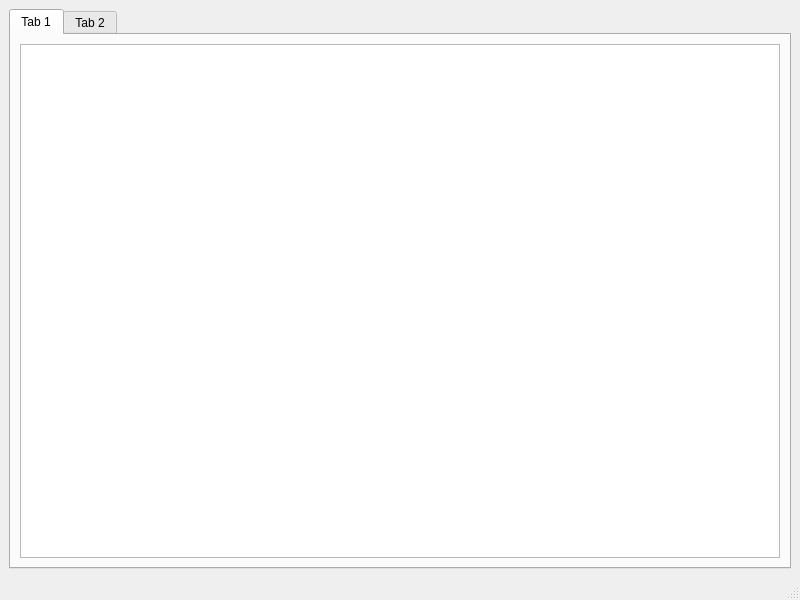
<?xml version="1.0" encoding="UTF-8"?>
<ui version="4.0">
 <class>MainWindow</class>
 <widget class="QMainWindow" name="MainWindow">
  <property name="geometry">
   <rect>
    <x>0</x>
    <y>0</y>
    <width>800</width>
    <height>600</height>
   </rect>
  </property>
  <property name="windowTitle">
   <string>MainWindow</string>
  </property>
  <widget class="QWidget" name="centralwidget">
   <layout class="QVBoxLayout" name="verticalLayout">
    <item>
     <widget class="QTabWidget" name="tabWidget">
      <widget class="QWidget" name="tab">
       <attribute name="title">
        <string>Tab 1</string>
       </attribute>
       <layout class="QVBoxLayout" name="verticalLayout_2">
        <item>
         <widget class="QTableWidget" name="tableWidget"/>
        </item>
       </layout>
      </widget>
      <widget class="QWidget" name="tab_2">
       <attribute name="title">
        <string>Tab 2</string>
       </attribute>
       <layout class="QVBoxLayout" name="verticalLayout_3">
        <item>
         <widget class="QTableWidget" name="tableWidget_2"/>
        </item>
       </layout>
      </widget>
     </widget>
    </item>
   </layout>
  </widget>
  <widget class="QMenuBar" name="menubar">
   <property name="geometry">
    <rect>
     <x>0</x>
     <y>0</y>
     <width>800</width>
     <height>32</height>
    </rect>
   </property>
  </widget>
  <widget class="QStatusBar" name="statusbar"/>
 </widget>
 <resources/>
 <connections/>
</ui>
